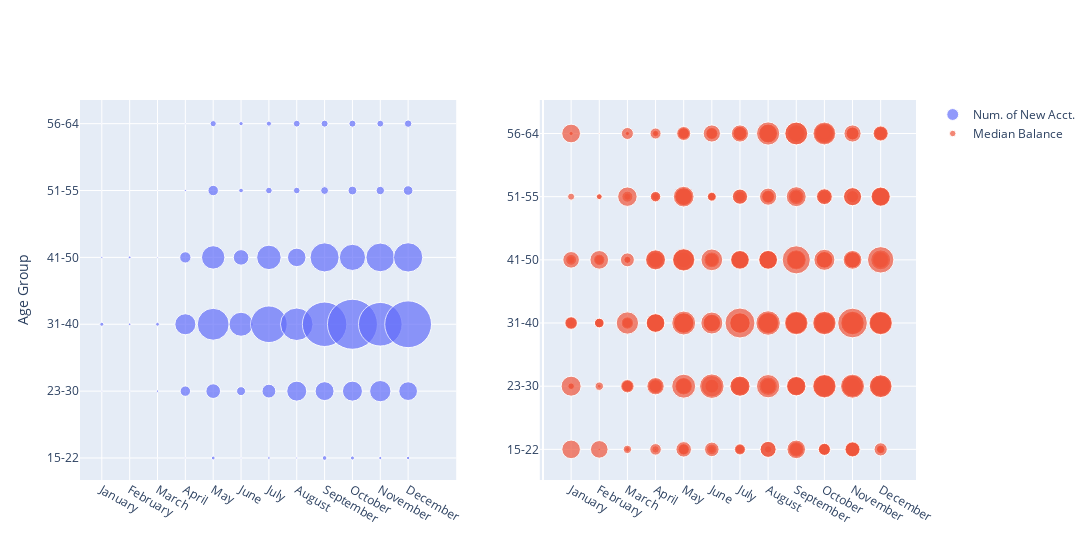

Here is the notebook cell this chart was saved with:
### Code cell
monthly_acct_age = pd.DataFrame(df.groupby(['Month', 'Age_Group']).agg({'Count':'count'}).reset_index())
monthly_acct_age_balance = pd.DataFrame(df.groupby(['Month', 'Age_Group', 'Balance']).median().reset_index())
fig = sp.make_subplots(rows=1, cols=2, specs=[[{"type": "scatter"}, {"type": "scatter"}]], row_heights=[300])
fig.add_trace(go.Scatter(x=monthly_acct_age['Month'], y=monthly_acct_age['Age_Group'], mode = 'markers', 
                         marker_size=monthly_acct_age['Count']/monthly_acct_age['Count'].max()*50,
                         hovertext = monthly_acct_age['Count'], hovertemplate = '%{hovertext}',
                         name='Num. of New Acct.'), row=1, col=1)
fig.add_trace(go.Scatter(x=monthly_acct_age_balance['Month'], y=monthly_acct_age_balance['Age_Group'], mode = 'markers', 
                         marker_size=monthly_acct_age_balance['Balance']/monthly_acct_age_balance['Balance'].max()*30,
                         hovertext = round(monthly_acct_age_balance['Balance']/1000,0), hovertemplate = '%{hovertext}k', name='Median Balance'), row=1, col=2)
fig.update_xaxes(tickvals = [i for i in range(1,13)], ticktext=list(calendar.month_name)[1:])
fig.update_yaxes(title='Age Group', row=1, col=1)
fig.update_annotations({'hovertext': monthly_acct_age_balance['Balance'],
                       'hovertemplate':'%{hovertext}'})
fig.layout.update({'width':1200})
fig.show()

### Figure 1 — Plotly figure (JSON) as saved in the notebook; plotly's stock layout.template omitted (floating-point values rounded to 4 significant figures; data arrays with more than 128 entries replaced by an {"elided": "..."} marker saying what was removed)
{"data": [{"hovertemplate": "%{hovertext}", "hovertext": [1, 5, 19, 10, 2, 3, 2, 5, 12, 13, 3, 1, 3, 11, 18, 7, 4, 4, 6, 49, 99, 53, 10, 5, 18, 69, 150, 110, 49, 29, 8, 42, 113, 73, 22, 20, 13, 65, 172, 115, 31, 24, 9, 94, 153, 87, 31, 32, 22, 89, 209, 137, 37, 33, 19, 94, 235, 123, 41, 33, 15, 100, 205, 135, 39, 32, 16, 88, 220, 138, 45, 35], "marker": {"size": [0.2128, 1.064, 4.043, 2.128, 0.4255, 0.6383, 0.4255, 1.064, 2.553, 2.766, 0.6383, 0.2128, 0.6383, 2.34, 3.83, 1.489, 0.8511, 0.8511, 1.277, 10.43, 21.06, 11.28, 2.128, 1.064, 3.83, 14.68, 31.91, 23.4, 10.43, 6.17, 1.702, 8.936, 24.04, 15.53, 4.681, 4.255, 2.766, 13.83, 36.6, 24.47, 6.596, 5.106, 1.915, 20, 32.55, 18.51, 6.596, 6.809, 4.681, 18.94, 44.47, 29.15, 7.872, 7.021, 4.043, 20, 50, 26.17, 8.723, 7.021, 3.191, 21.28, 43.62, 28.72, 8.298, 6.809, 3.404, 18.72, 46.81, 29.36, 9.574, 7.447]}, "mode": "markers", "name": "Num. of New Acct.", "type": "scatter", "x": [1, 1, 1, 1, 1, 1, 2, 2, 2, 2, 2, 2, 3, 3, 3, 3, 3, 3, 4, 4, 4, 4, 4, 4, 5, 5, 5, 5, 5, 5, 6, 6, 6, 6, 6, 6, 7, 7, 7, 7, 7, 7, 8, 8, 8, 8, 8, 8, 9, 9, 9, 9, 9, 9, 10, 10, 10, 10, 10, 10, 11, 11, 11, 11, 11, 11, 12, 12, 12, 12, 12, 12], "xaxis": "x", "y": ["15-22", "23-30", "31-40", "41-50", "51-55", "56-64", "15-22", "23-30", "31-40", "41-50", "51-55", "56-64", "15-22", "23-30", "31-40", "41-50", "51-55", "56-64", "15-22", "23-30", "31-40", "41-50", "51-55", "56-64", "15-22", "23-30", "31-40", "41-50", "51-55", "56-64", "15-22", "23-30", "31-40", "41-50", "51-55", "56-64", "15-22", "23-30", "31-40", "41-50", "51-55", "56-64", "15-22", "23-30", "31-40", "41-50", "51-55", "56-64", "15-22", "23-30", "31-40", "41-50", "51-55", "56-64", "15-22", "23-30", "31-40", "41-50", "51-55", "56-64", "15-22", "23-30", "31-40", "41-50", "51-55", "56-64", "15-22", "23-30", "31-40", "41-50", "51-55", "56-64"], "yaxis": "y"}, {"hovertemplate": "%{hovertext}k", "hovertext": {"elided": "4014 int values"}, "marker": {"size": {"elided": "4014 float values"}}, "mode": "markers", "name": "Median Balance", "type": "scatter", "x": {"elided": "4014 int values"}, "xaxis": "x2", "y": {"elided": "4014 str values"}, "yaxis": "y2"}], "layout": {"width": 1200, "xaxis": {"anchor": "y", "domain": [0, 0.45], "ticktext": ["January", "February", "March", "April", "May", "June", "July", "August", "September", "October", "November", "December"], "tickvals": [1, 2, 3, 4, 5, 6, 7, 8, 9, 10, 11, 12]}, "xaxis2": {"anchor": "y2", "domain": [0.55, 1], "ticktext": ["January", "February", "March", "April", "May", "June", "July", "August", "September", "October", "November", "December"], "tickvals": [1, 2, 3, 4, 5, 6, 7, 8, 9, 10, 11, 12]}, "yaxis": {"anchor": "x", "domain": [0, 1], "title": {"text": "Age Group"}}, "yaxis2": {"anchor": "x2", "domain": [0, 1]}}}
